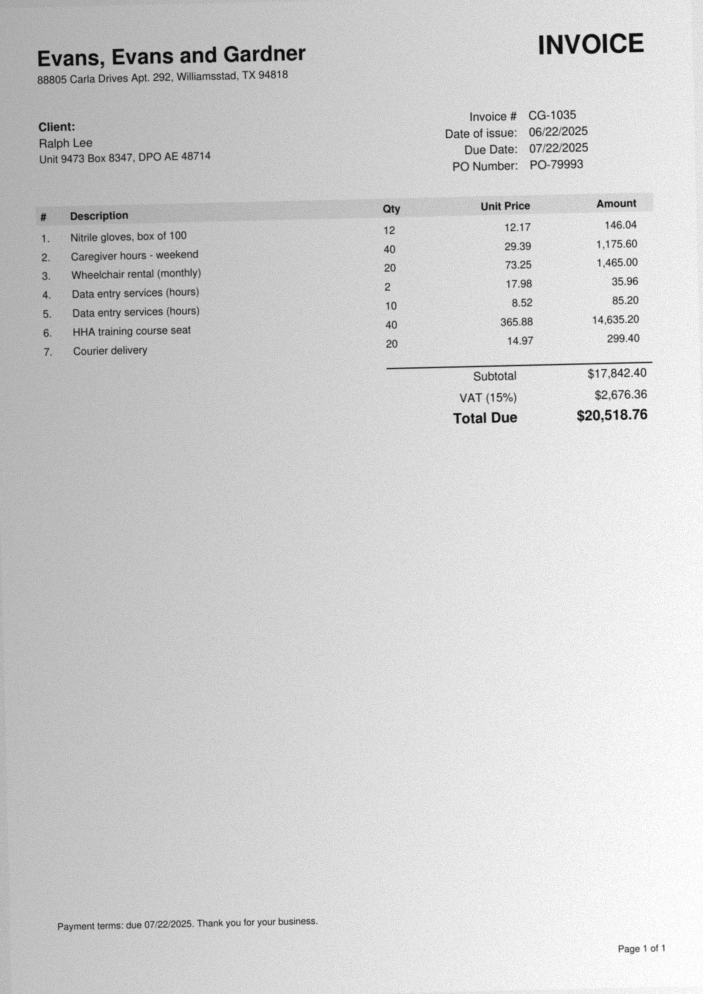
#> input picture datasets/eval/synthetic/images/photo_00.jpg, 1406 x 1988 px (shown at 1/2 size)
$ python -i ocr.py   (imports and definitions only)
#> lines starting #> are read from the running program, lines starting #| are printed output that depends on the picture; after the words box and inside, x2 and y2 are one past the last pixel; in counts of white or black regions, pixels touching at a corner belong together
#> further down, picture is the input picture: shape (1988, 1406); min 0, max 255, mean 208.7
"""Tesseract OCR with an OpenCV preprocessing fallback pass (SPEC §6.4)."""

from __future__ import annotations

from dataclasses import dataclass

import cv2
import numpy as np
import pytesseract

from app.pipeline.layout import Word, render

TESSERACT_CONFIG = "--oem 1 --psm 4"
MIN_WIDTH = 2000
TARGET_WIDTH = 2480
GOOD_CONF = 80.0
GOOD_WORDS = 20
MIN_TEXT_WORDS = 3
DESKEW_MIN_DEG = 0.3
DESKEW_MAX_DEG = 10.0


@dataclass
class OcrResult:
    text: str
    mean_conf: float
    word_count: int
    used_preprocessing: bool = False

    @property
    def score(self) -> float:
        return self.mean_conf * min(1.0, self.word_count / GOOD_WORDS)


def ocr_page(gray: np.ndarray) -> OcrResult:
    """OCR one grayscale page. Pass B (preprocessed) runs only when pass A looks weak; the better pass wins."""
    img = upscale(gray)
    result = run_tesseract(img)
    if result.mean_conf < GOOD_CONF or result.word_count < GOOD_WORDS:
        pass_b = run_tesseract(preprocess(img))
        pass_b.used_preprocessing = True
        both_empty = max(result.word_count, pass_b.word_count) < MIN_TEXT_WORDS
        result = pass_b if pass_b.score > result.score else result
    else:
        both_empty = result.word_count < MIN_TEXT_WORDS
    if both_empty:
        result.text = ""
    return result


def upscale(gray: np.ndarray) -> np.ndarray:
    height, width = gray.shape[:2]
    if width >= MIN_WIDTH:
        return gray
    new_height = round(height * TARGET_WIDTH / width)
    return cv2.resize(gray, (TARGET_WIDTH, new_height), interpolation=cv2.INTER_CUBIC)


def run_tesseract(img: np.ndarray) -> OcrResult:
    data = pytesseract.image_to_data(img, config=TESSERACT_CONFIG, output_type=pytesseract.Output.DICT)
    words: list[Word] = []
    confs: list[float] = []
    for i, raw in enumerate(data["text"]):
        text = str(raw).strip()
        conf = float(data["conf"][i])
        if conf < 0 or not text:
            continue
        left, top = float(data["left"][i]), float(data["top"][i])
        words.append(Word(left, top, left + float(data["width"][i]), top + float(data["height"][i]), text))
        confs.append(conf)
    mean_conf = sum(confs) / len(confs) if confs else 0.0
    return OcrResult(text=render(words), mean_conf=mean_conf, word_count=len(words))


def preprocess(gray: np.ndarray) -> np.ndarray:
    """Deskew, denoise and binarise (pass B)."""
    img = cv2.medianBlur(deskew(gray), 3)
    return cv2.adaptiveThreshold(img, 255, cv2.ADAPTIVE_THRESH_GAUSSIAN_C, cv2.THRESH_BINARY, 31, 15)


def skew_angle(gray: np.ndarray) -> float:
    """Text skew in degrees from the minimum-area rectangle around the dark pixels."""
    _, dark = cv2.threshold(gray, 0, 255, cv2.THRESH_BINARY_INV | cv2.THRESH_OTSU)
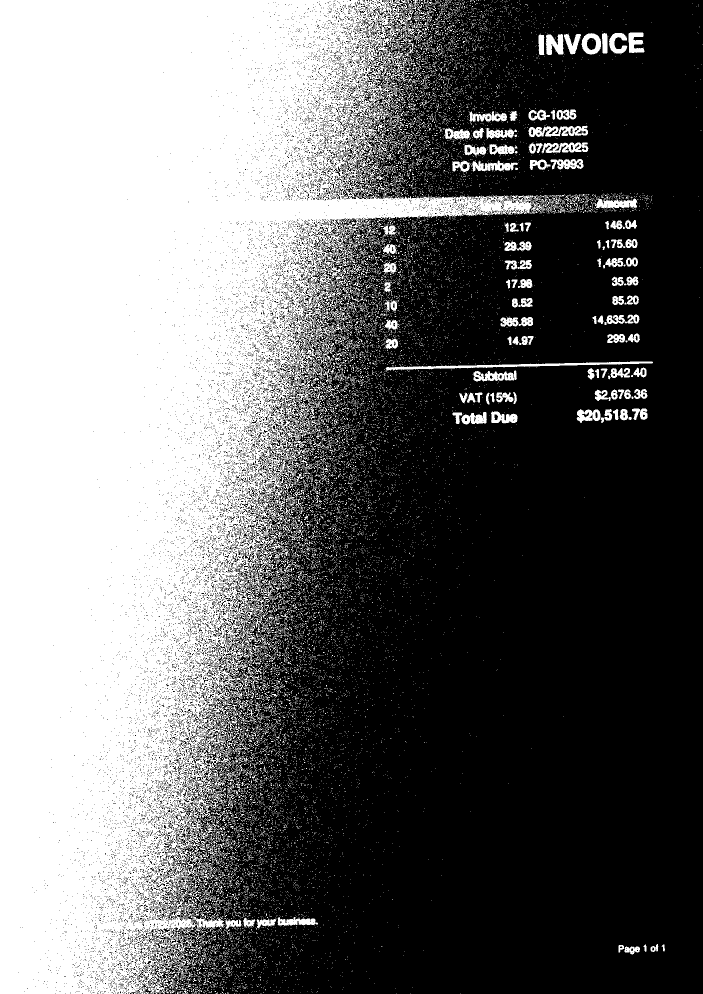
#> dark: shape (1988, 1406) (shown at 1/2 size); 42.4% white; 16266 white regions (15710 under 20 px), largest, box (x1, y1, x2, y2) and area: (0, 0, 1091, 1988) 1073027, (771, 723, 1306, 742) 2614, (1056, 251, 1176, 274) 1659
    points = cv2.findNonZero(dark)
#> points = contour of 1184430 points, box (x1, y1, x2, y2) (0, 0, 1406, 1988), area 7494
    if points is None:
        return 0.0
    angle = float(cv2.minAreaRect(points)[-1])
#> angle = -90
    return angle - 90.0 if angle > 45.0 else angle


def deskew(gray: np.ndarray) -> np.ndarray:
    angle = skew_angle(gray)
#> angle = -90
    if not DESKEW_MIN_DEG <= abs(angle) <= DESKEW_MAX_DEG:
        return gray
    height, width = gray.shape[:2]
    matrix = cv2.getRotationMatrix2D((width / 2, height / 2), angle, 1.0)
    return cv2.warpAffine(gray, matrix, (width, height), flags=cv2.INTER_CUBIC, borderMode=cv2.BORDER_REPLICATE)

>>> import cv2
>>> picture = cv2.imread('../../../datasets/eval/synthetic/images/photo_00.jpg', cv2.IMREAD_GRAYSCALE)
>>> result = preprocess(picture)
#> in preprocess, `return cv2.adaptiveThreshold(img, 255, cv2.ADAPTIVE_THRESH_GAUSSIAN_C,..`:
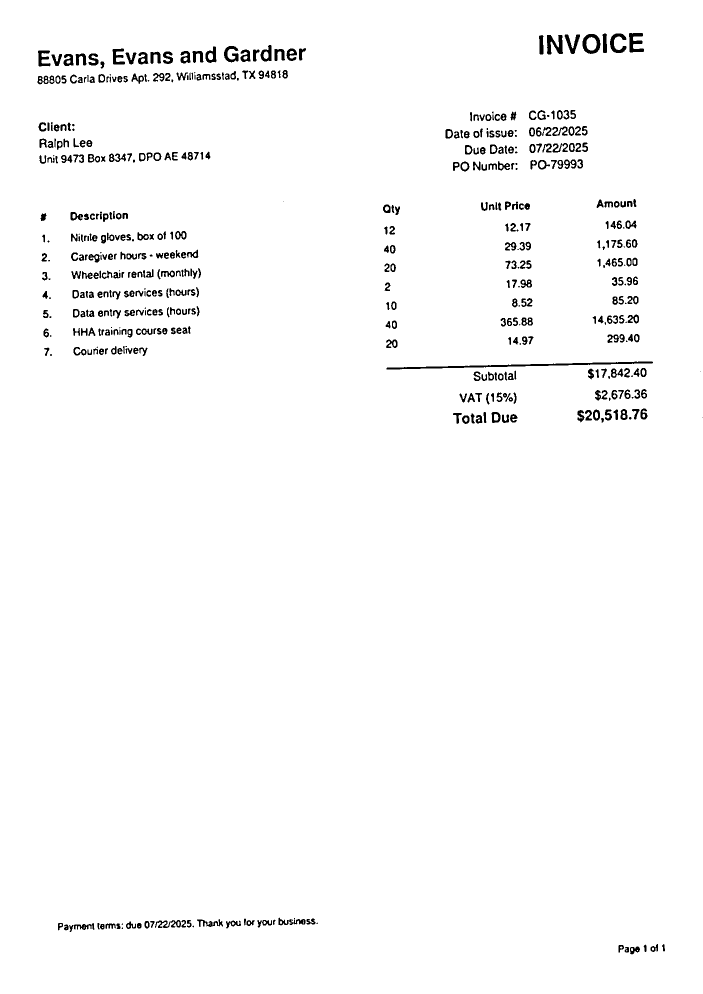
#> returned value: shape (1988, 1406) (shown at 1/2 size); 97.9% white; 531 black regions (64 under 20 px), largest, box (x1, y1, x2, y2) and area: (773, 723, 1306, 739) 2023, (1094, 70, 1126, 109) 746, (1165, 68, 1201, 108) 706

$ run again, on datasets/eval/synthetic/images/photo_01.jpg
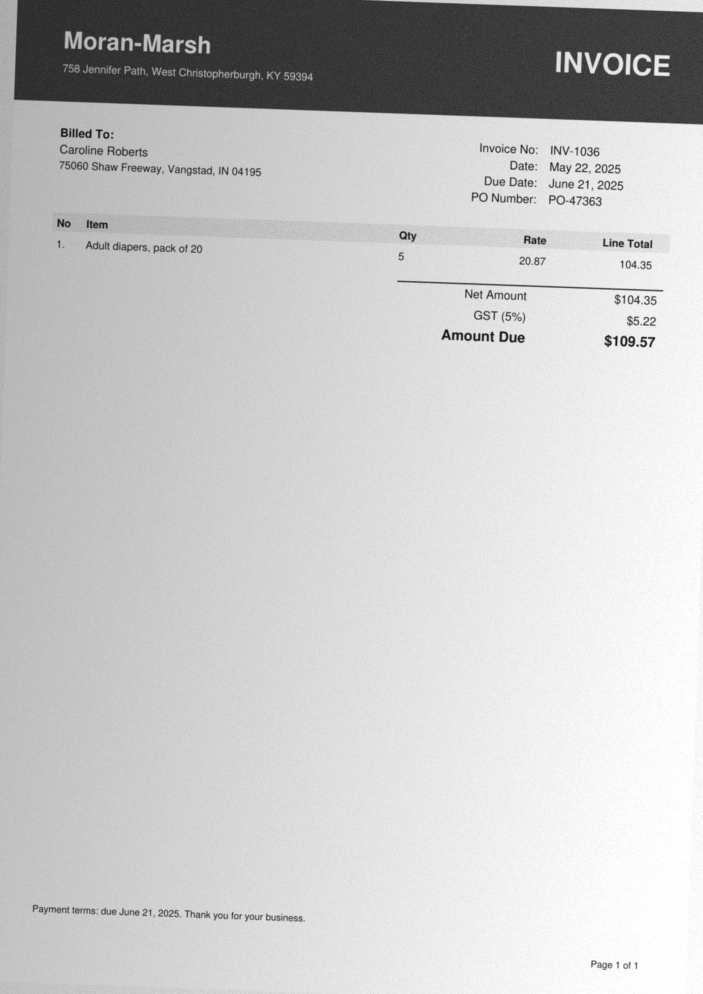
#> input picture datasets/eval/synthetic/images/photo_01.jpg, 1406 x 1988 px (shown at 1/2 size)
#> picture is the input picture: shape (1988, 1406); min 6, max 255, mean 200
#> in skew_angle, `_, dark = cv2.threshold(gray, 0, 255, cv2.THRESH_BINARY_INV | cv2.THRE..`:
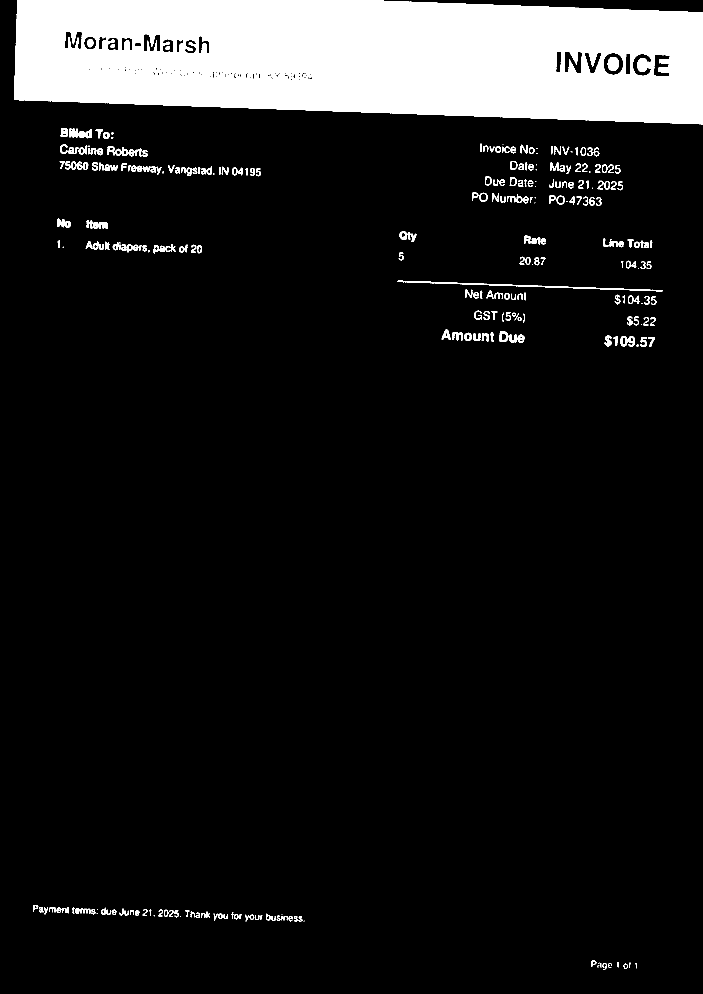
#> dark: shape (1988, 1406) (shown at 1/2 size); 11.2% white; 294 white regions (36 under 20 px), largest, box (x1, y1, x2, y2) and area: (28, 0, 1406, 249) 289473, (795, 561, 1326, 583) 1441, (1215, 114, 1238, 142) 514
#> points = contour of 313670 points, box (x1, y1, x2, y2) (28, 0, 1406, 1940), area 225322
#> in skew_angle, `angle = float(cv2.minAreaRect(points)[-1])`: angle = -87.86
#> in preprocess, `return cv2.adaptiveThreshold(img, 255, cv2.ADAPTIVE_THRESH_GAUSSIAN_C,..`:
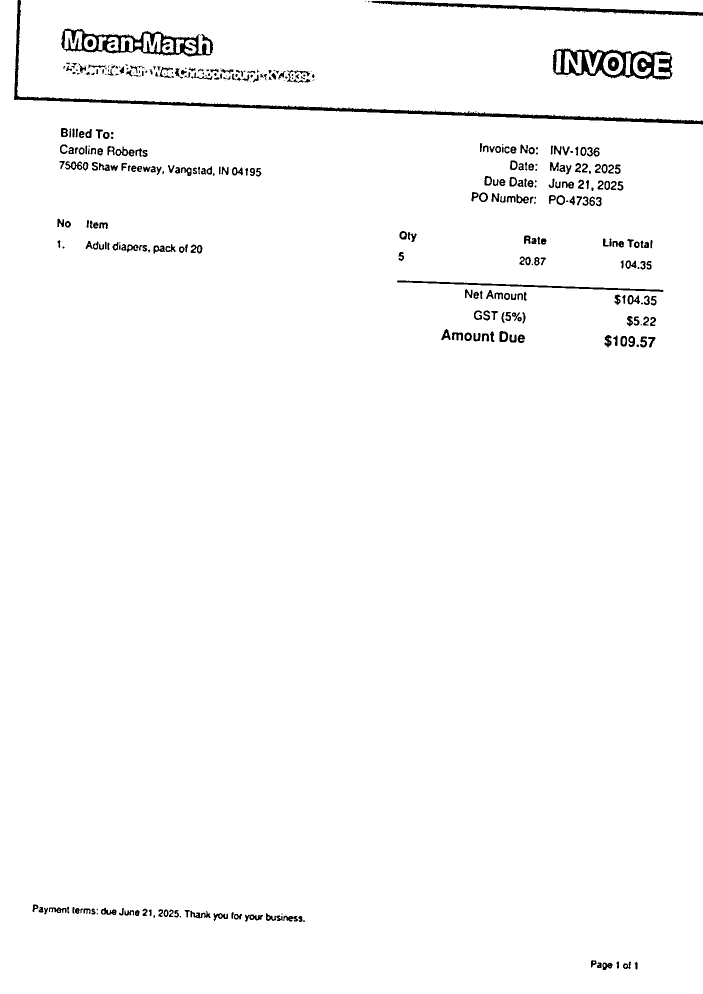
#> returned value: shape (1988, 1406) (shown at 1/2 size); 97.9% white; 389 black regions (100 under 20 px), largest, box (x1, y1, x2, y2) and area: (28, 0, 1406, 249) 9984, (1105, 97, 1345, 159) 6085, (122, 57, 426, 113) 5526
